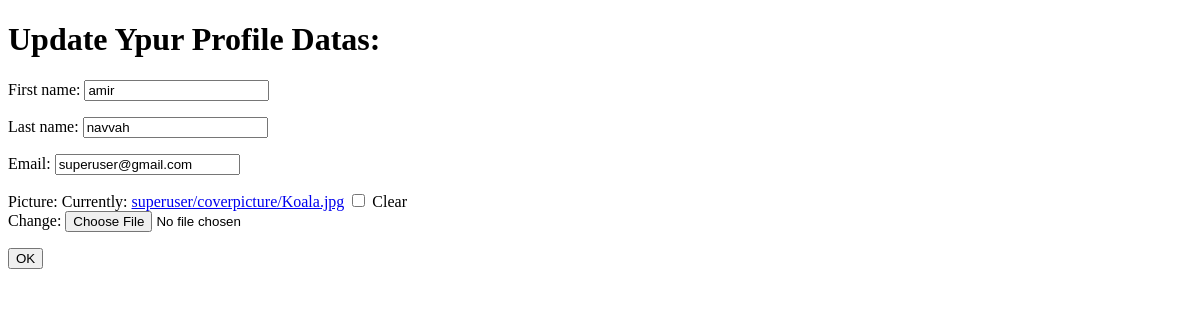
/superuser/update/superuser/ (signed in), run on an earlier commit of the app's database.
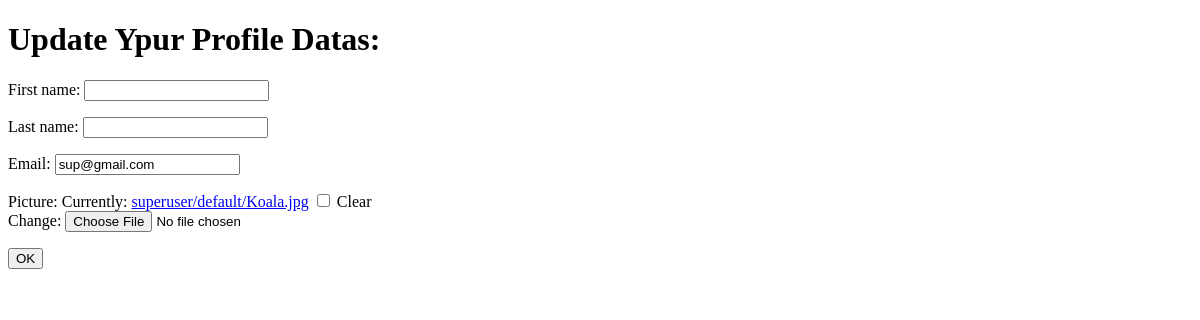
And on a later commit of the database.
### accounts/models.py (models this page shows, shortened)
class UserModel(AbstractUser):
    first_name = models.CharField(max_length=216, null = False, blank = False)
    last_name = models.CharField(max_length=216, null = False, blank = False)
    is_sportclub = models.BooleanField('SportClub Status', default = False)
    is_commonuser = models.BooleanField('CommonUser Status', default = False)
    is_masteruser = models.BooleanField('MasterUser Status', default = False)
    email = models.EmailField(unique = True, blank = False)
    slug = models.SlugField(unique = True, null = False, blank = False)
    picture = models.ImageField(upload_to =r'superuser/coverpicture',
                                null = True, blank = True, default = r'superuser/default/Koala.jpg')
    user_logs = models.TextField(default='',null = True)

### accounts/views.py (the view, shortened to what this page needs)
# urls.py: path('update/<slug:slug>/', SuperUserUpdateView, name='update'),
@login_required
@superuser_required
def SuperUserUpdateView(request,slug):
    superuser_user = get_object_or_404(UserModel,slug = slug)
    user_update_form = SuperUserUpdateForm(request.POST or None, instance = superuser_user)
    return render(request,'accounts/superuserupdate.html',
                          {'userform':user_update_form,})

### accounts/forms.py
class SuperUserUpdateForm(forms.ModelForm):
    class Meta():
        model = UserModel
        fields = ('first_name','last_name','email','picture')

### accounts/templates/accounts/superuserupdate.html (shortened to what this page needs)
<!DOCTYPE html>
<html lang="en" dir="ltr">
  <head>
  </head>
  <body>
    <h1>Update Ypur Profile Datas:</h1>
<form enctype="multipart/form-data" method="POST">
  {{userform.as_p}}
  <input type="submit" value="OK">
</form>
  </body>
</html>

What changed in the data, as far as the page shows it:
changed UserModel: first_name "amir" → (not shown); last_name "navvah" → (not shown); email "superuser@gmail.com" → "sup@gmail.com"
Also different on the page:
text no longer shown: "First name: Last name: Email: Picture: Currently: superuser/coverpicture/Koala.jpg Clear Change:"
text now shown: "First name: Last name: Email: Picture: Currently: superuser/default/Koala.jpg Clear Change:"
